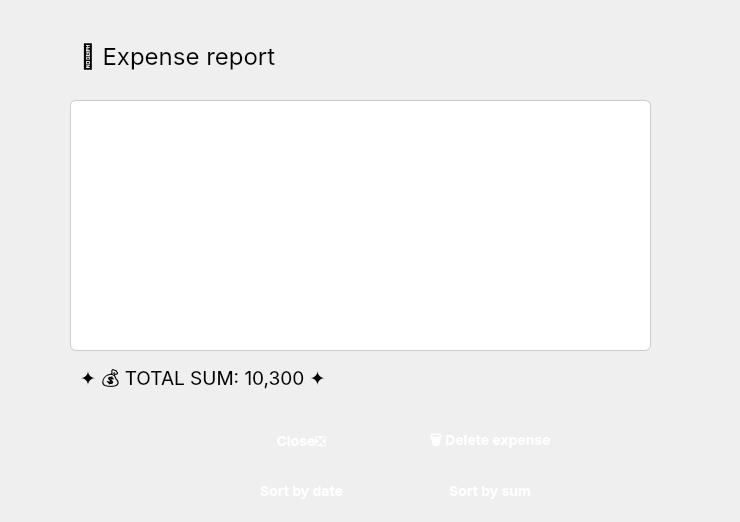
      <widget class="QWidget" name="viewPage">
       <widget class="QListWidget" name="expenseListWidget">
        <property name="geometry">
         <rect>
          <x>70</x>
          <y>100</y>
          <width>581</width>
          <height>251</height>
         </rect>
        </property>
        <property name="styleSheet">
         <string notr="true">QListWidget {
    background-color: white; /* основной фон */
    border-radius: 6px;
    border: 1px solid #ccc;
    font-size: 14px;
    color: #333; /* тёмно-серый текст */
}

QListWidget::item {
    background-color: transparent;
    border: none;
    border-bottom: 1px solid #eee;
    padding: 10px 5px;
    color: #333;
}

QListWidget::item:last {
    border-bottom: none;
}

QListWidget::item:hover {
    background-color: #f0f0ff; /* лёгкий голубовато-сиреневый оттенок */
}

QListWidget::item:selected {
    background-color: #d6ccf7; /* мягкий фиолетовый */
    color: #2c2c2e; /* чуть темнее текст */
}
</string>
        </property>
       </widget>
       <widget class="QLabel" name="label_6">
        <property name="geometry">
         <rect>
          <x>80</x>
          <y>30</y>
          <width>651</width>
          <height>51</height>
         </rect>
        </property>
        <property name="font">
         <font>
          <family>Inter</family>
          <pointsize>18</pointsize>
          <weight>50</weight>
          <bold>false</bold>
         </font>
        </property>
        <property name="text">
         <string>📑 Expense report</string>
        </property>
       </widget>
       <widget class="QPushButton" name="pushButton_22">
        <property name="geometry">
         <rect>
          <x>150</x>
          <y>60</y>
          <width>491</width>
          <height>351</height>
         </rect>
        </property>
        <property name="styleSheet">
         <string notr="true">QPushButton {
  background-color: transparent;
       border: none;
    }</string>
        </property>
        <property name="text">
         <string/>
        </property>
        <property name="icon">
         <iconset>
          <normaloff>../icon/empty.png</normaloff>
          <normalon>../icon/empty.png</normalon>../icon/empty.png</iconset>
        </property>
        <property name="iconSize">
         <size>
          <width>400</width>
          <height>400</height>
         </size>
        </property>
       </widget>
       <widget class="QWidget" name="layoutWidget">
        <property name="geometry">
         <rect>
          <x>210</x>
          <y>420</y>
          <width>371</width>
          <height>43</height>
         </rect>
        </property>
        <layout class="QHBoxLayout" name="horizontalLayout_15">
         <item>
          <widget class="QPushButton" name="pushButton">
           <property name="font">
            <font>
             <family>Inter</family>
             <pointsize>-1</pointsize>
             <weight>75</weight>
             <bold>true</bold>
            </font>
           </property>
           <property name="styleSheet">
            <string notr="true">QPushButton {
    background: qlineargradient(x1:0, y1:0, x2:0, y2:1,
                               stop:0 #8B5CF6, stop:1 #7C3AED);
    color: white;
    border: none;
    border-radius: 10px;
    padding: 10px 20px;
    font-size: 14px;
    font-weight: bold;
    min-width: 80px;
}

QPushButton:hover {
    background: qlineargradient(x1:0, y1:0, x2:0, y2:1,
                               stop:0 #9D78F8, stop:1 #8B5CF6);
}

QPushButton:pressed {
    background: qlineargradient(x1:0, y1:0, x2:0, y2:1,
                               stop:0 #7C3AED, stop:1 #6D28D9);
}</string>
           </property>
           <property name="text">
            <string>Close❎</string>
           </property>
          </widget>
         </item>
         <item>
          <widget class="QPushButton" name="pushButton_16">
           <property name="font">
            <font>
             <family>Inter</family>
             <pointsize>-1</pointsize>
             <weight>75</weight>
             <bold>true</bold>
            </font>
           </property>
           <property name="styleSheet">
            <string notr="true">QPushButton {
    background: qlineargradient(x1:0, y1:0, x2:0, y2:1,
                               stop:0 #8B5CF6, stop:1 #7C3AED);
    color: white;
    border: none;
    border-radius: 10px;
    padding: 10px 20px;
    font-size: 14px;
    font-weight: bold;
    min-width: 80px;
}

QPushButton:hover {
    background: qlineargradient(x1:0, y1:0, x2:0, y2:1,
                               stop:0 #9D78F8, stop:1 #8B5CF6);
}

QPushButton:pressed {
    background: qlineargradient(x1:0, y1:0, x2:0, y2:1,
                               stop:0 #7C3AED, stop:1 #6D28D9);
}</string>
           </property>
           <property name="text">
            <string>🗑️ Delete expense</string>
           </property>
          </widget>
         </item>
        </layout>
       </widget>
       <widget class="QLabel" name="sumExLabel">
        <property name="geometry">
         <rect>
          <x>80</x>
          <y>360</y>
          <width>581</width>
          <height>41</height>
         </rect>
        </property>
        <property name="font">
         <font>
          <family>Inter</family>
          <pointsize>14</pointsize>
         </font>
        </property>
        <property name="text">
         <string>✦ 💰 TOTAL SUM: 10,300 ✦</string>
        </property>
       </widget>
       <widget class="QWidget" name="layoutWidget">
        <property name="geometry">
         <rect>
          <x>210</x>
          <y>470</y>
          <width>371</width>
          <height>43</height>
         </rect>
        </property>
        <layout class="QHBoxLayout" name="horizontalLayout_18">
         <item>
          <widget class="QPushButton" name="pushButton_29">
           <property name="font">
            <font>
             <family>Inter</family>
             <pointsize>-1</pointsize>
             <weight>75</weight>
             <bold>true</bold>
            </font>
           </property>
           <property name="styleSheet">
            <string notr="true">QPushButton {
    background: qlineargradient(x1:0, y1:0, x2:0, y2:1,
                               stop:0 #8B5CF6, stop:1 #7C3AED);
    color: white;
    border: none;
    border-radius: 10px;
    padding: 10px 20px;
    font-size: 14px;
    font-weight: bold;
    min-width: 80px;
}

QPushButton:hover {
    background: qlineargradient(x1:0, y1:0, x2:0, y2:1,
                               stop:0 #9D78F8, stop:1 #8B5CF6);
}

QPushButton:pressed {
    background: qlineargradient(x1:0, y1:0, x2:0, y2:1,
                               stop:0 #7C3AED, stop:1 #6D28D9);
}</string>
           </property>
           <property name="text">
            <string>Sort by date</string>
           </property>
          </widget>
         </item>
         <item>
          <widget class="QPushButton" name="pushButton_28">
           <property name="font">
            <font>
             <family>Inter</family>
             <pointsize>-1</pointsize>
             <weight>75</weight>
             <bold>true</bold>
            </font>
           </property>
           <property name="styleSheet">
            <string notr="true">QPushButton {
    background: qlineargradient(x1:0, y1:0, x2:0, y2:1,
                               stop:0 #8B5CF6, stop:1 #7C3AED);
    color: white;
    border: none;
    border-radius: 10px;
    padding: 10px 20px;
    font-size: 14px;
    font-weight: bold;
    min-width: 80px;
}

QPushButton:hover {
    background: qlineargradient(x1:0, y1:0, x2:0, y2:1,
                               stop:0 #9D78F8, stop:1 #8B5CF6);
}

QPushButton:pressed {
    background: qlineargradient(x1:0, y1:0, x2:0, y2:1,
                               stop:0 #7C3AED, stop:1 #6D28D9);
}</string>
           </property>
           <property name="text">
            <string>Sort by sum</string>
           </property>
          </widget>
         </item>
        </layout>
       </widget>
      </widget>
